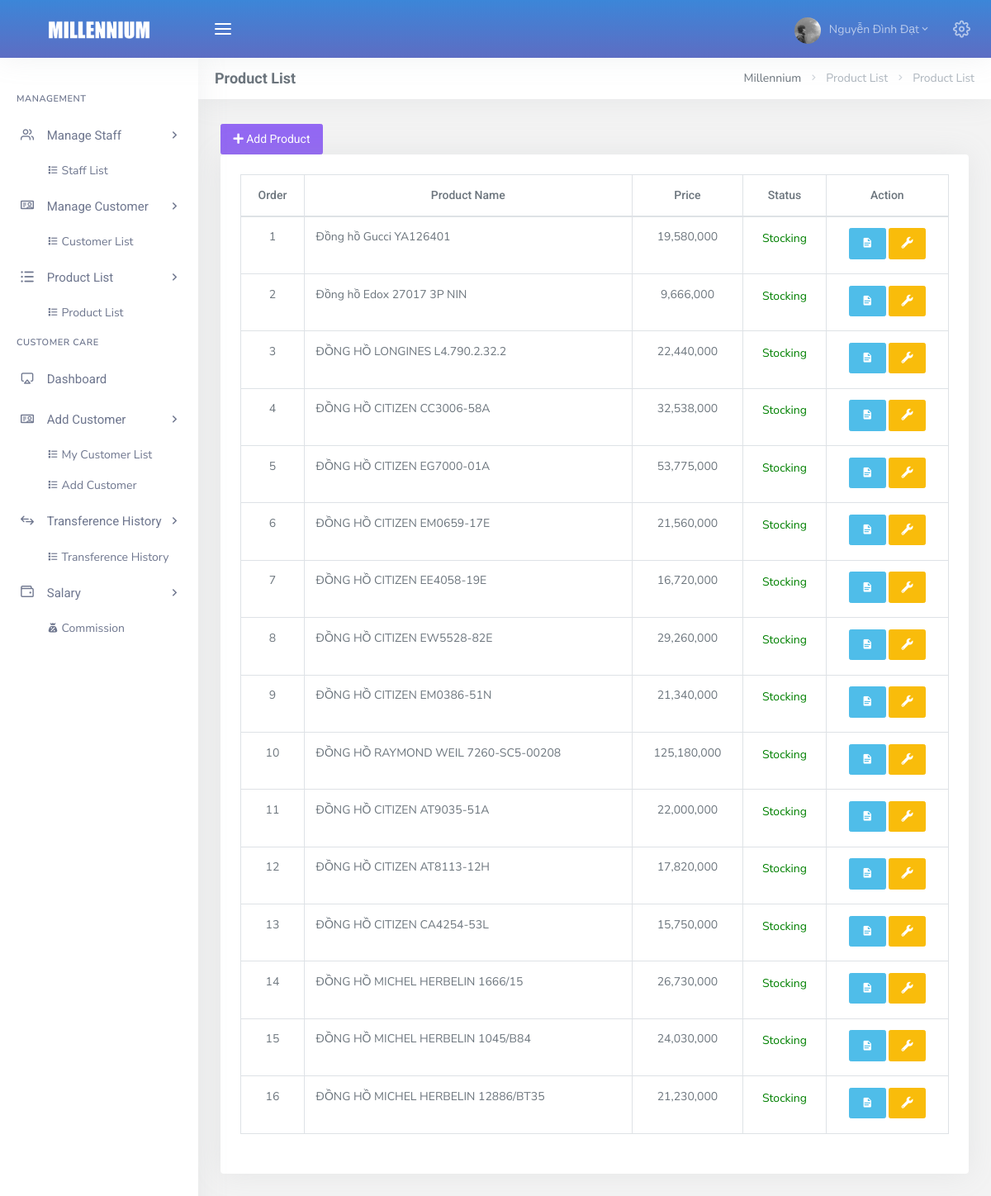
Page /admin/dashboard.php?page=list_product (signed in) on the committed database.
### tables this page shows
CREATE TABLE `tbl_product` (
  `id` int(11) NOT NULL,
  `name` varchar(100) NOT NULL,
  `image` varchar(100) NOT NULL,
  `price` float NOT NULL,
  `description` text NOT NULL,
  `status` tinyint(4) NOT NULL DEFAULT 1,
  `role` int(5) NOT NULL,
  `origin` varchar(50) NOT NULL,
  `sale` int(2) NOT NULL,
  `create_at` datetime NOT NULL DEFAULT current_timestamp()
);

### admin/Controller/Product/Product_c.php (called while the page is built, shortened)
<?php
    include_once("Model/Product/Product_m.php");
    class Product_c extends Product_m {
        private $product;
        function __construct()
        {
            $this->product = new Product_m();
        }
        public function Product () {
            $product = $this->product->getProduct();
            include_once 'View/Product/list_product.php';
        }
    }
?>

### admin/Config/myConfig.php (called while the page is built, shortened)
<?php
	class Connect{
		private $user = "root";
		private $pass = "";
		private $dns = "mysql:host=localhost;dbname=customer_care";
		function __construct(){
			try {
				$this->pdo = new PDO($this->dns, $this->user, $this->pass);
				$this->pdo->query("SET NAMES utf8");
			} catch (PDOException $e) {
				echo $e->getMessage();
				exit();
			}
		}
	}
 ?>

### admin/Model/Product/Product_m.php (called while the page is built, shortened)
<?php
    include_once("Config/myConfig.php");
    class Product_m extends Connect {
        function __construct()
        {
            parent::__construct();
        }
        protected function getProduct () {
            $sql = "SELECT
                        *
                    FROM
                        tbl_product
                        ";
            $pre = $this->pdo->prepare($sql);
            $pre->execute();
            $result = array();
            while ($row = $pre->fetch(PDO::FETCH_ASSOC)) {
                $result[] = $row;
            }
            return $result;
        }
    }

### admin/View/Product/list_product.php (the view, shortened to what this page needs)
<button type="button" class="btn btn-icon waves-effect waves-light btn-purple addUser"
data-toggle = "modal" data-target = "#add_product" title="Modify">
     <i class="fa fa-plus" aria-hidden="true"></i> Add Product
</button>
<div class="row">
  <div class="col-12">
    <div class="card-box table-responsive table_product">
        <table id="datatable_list_product" class="display table table-bordered  dt-responsive nowrap" style="border-collapse: collapse; border-spacing: 0; width: 100%;">
          <thead>
            <tr class="text-center">
                <th>Order</th>
                <th>Product Name</th>
                <th>Price</th>
                <th>Status</th>
                <th>Action</th>
            </tr>
          </thead>
          <tbody id="view_all_product">
            <?php
              $count = 0;
              foreach ($product as $key => $valueProduct) {
                $count++;
                ?>
                  <tr>
                      <td class="text-center"><?= $count; ?></td>
                      <td><?= $valueProduct['name'] ?></td>
                      <td class="text-center"><?= number_format($valueProduct['price']); ?></td>
                      <td class="text-center">
                          <?php
                              if ($valueProduct['status'] == 1) {
                                  echo "<p style='color: green;'>Stocking</p>";
                              }else{
                                  echo "<p style='color: red;'>Out of stock</p>";
                              }
                          ?>
                      </td>
                      <td class="text-center">
                          <button type="button" class="btn btn-icon btn-info waves-effect waves-light" data-toggle="modal" data-target="#description<?= $valueProduct['id']; ?>" title="Detail"><span><i class="mdi mdi-file-document"></i></span></button>
                          <button type="button" class="btn btn-icon waves-effect waves-light btn-warning" title="Modify"
                          data-toggle="modal" data-target="#modify-product<?= $valueProduct['id'] ?>" data-whatever = "@getbootstrap">
                            <span>
                              <i class="fas fa-wrench"></i>
                            </span>
                          </button>
                      </td>
                  </tr>
                <?php
              }
             ?>
          </tbody>
        </table>
    </div>
  </div>
</div>

### rows in the picture
tbl_product: name "Đồng hồ Gucci YA126401", price "19,580,000", status "Stocking"
tbl_product: name "Đồng hồ Edox 27017 3P NIN", price "9,666,000", status "Stocking"
tbl_product: name "ĐỒNG HỒ LONGINES L4.790.2.32.2", price "22,440,000", status "Stocking"
tbl_product: name "ĐỒNG HỒ CITIZEN CC3006-58A", price "32,538,000", status "Stocking"
tbl_product: name "ĐỒNG HỒ CITIZEN EG7000-01A", price "53,775,000", status "Stocking"
tbl_product: name "ĐỒNG HỒ CITIZEN EM0659-17E", price "21,560,000", status "Stocking"
tbl_product: name "ĐỒNG HỒ CITIZEN EE4058-19E", price "16,720,000", status "Stocking"
tbl_product: name "ĐỒNG HỒ CITIZEN EW5528-82E", price "29,260,000", status "Stocking"
tbl_product: name "ĐỒNG HỒ CITIZEN EM0386-51N", price "21,340,000", status "Stocking"
tbl_product: name "ĐỒNG HỒ RAYMOND WEIL 7260-SC5-00208", price "125,180,000", status "Stocking"
tbl_product: name "ĐỒNG HỒ CITIZEN AT9035-51A", price "22,000,000", status "Stocking"
tbl_product: name "ĐỒNG HỒ CITIZEN AT8113-12H", price "17,820,000", status "Stocking"
tbl_product: name "ĐỒNG HỒ CITIZEN CA4254-53L", price "15,750,000", status "Stocking"
tbl_product: name "ĐỒNG HỒ MICHEL HERBELIN 1666/15", price "26,730,000", status "Stocking"
tbl_product: name "ĐỒNG HỒ MICHEL HERBELIN 1045/B84", price "24,030,000", status "Stocking"
tbl_product: name "ĐỒNG HỒ MICHEL HERBELIN 12886/BT35", price "21,230,000", status "Stocking"

### other values in the picture
$_SESSION['name'] "Nguyễn Đình Đạt"
